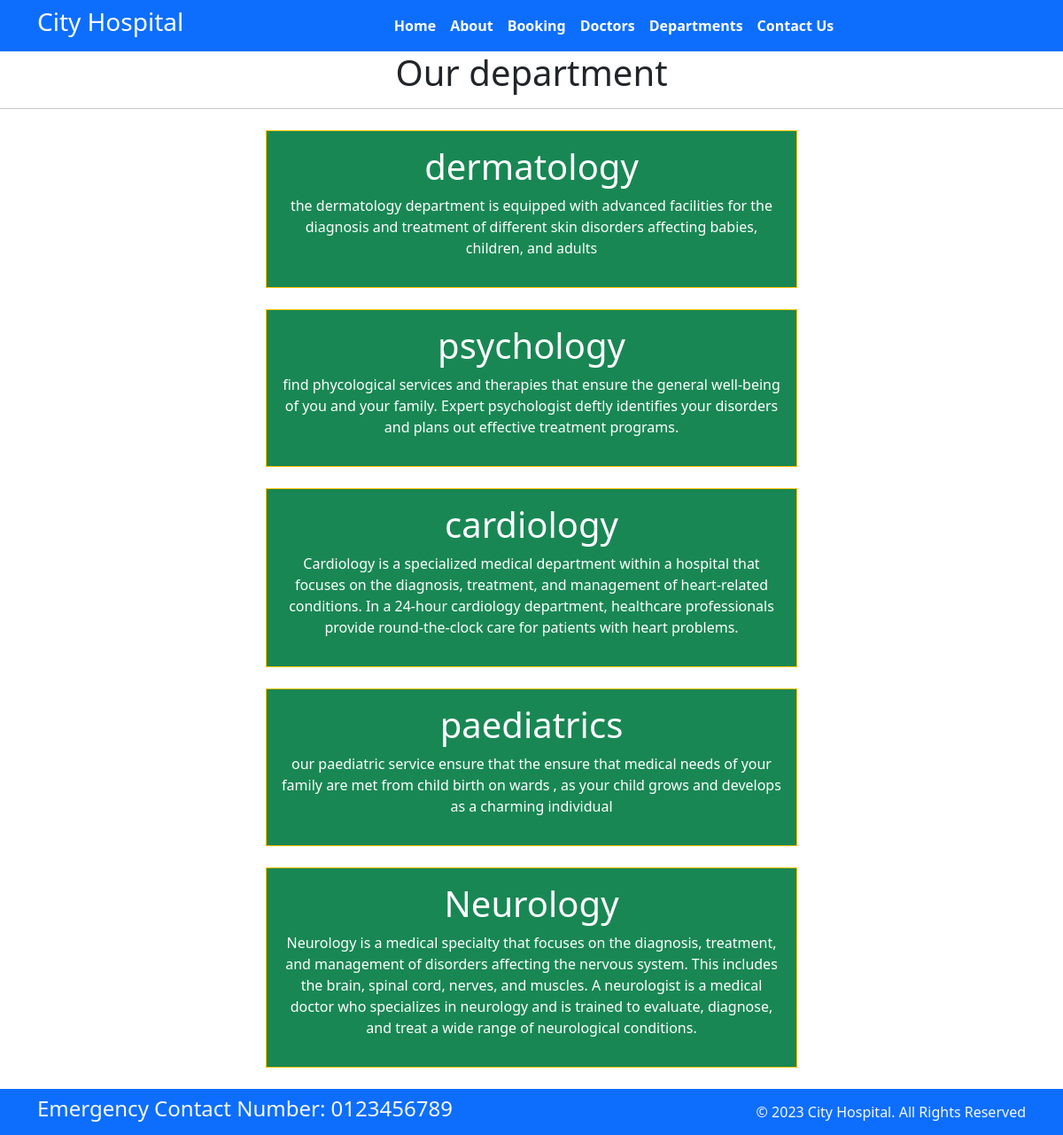
Screenshot of /department with the database file from the repository.
### home/models.py (models this page shows, shortened)
class Departments(models.Model):
    dep_name = models.CharField(max_length=100)
    dep_decription = models.TextField()

### home/views.py (the view)
# urls.py: path('department', views.department,name="departments"),
def department(requst):
    dict_dept={
        'dept': Departments.objects.all()
    }
    return render(requst,'department.html',dict_dept)

### templates/department.html (shortened to what this page needs)
{% extends 'base.html' %}
{%block content%}
<h1 class="text-center "> Our department </h1>
<hr>
{% for d in dept %}
<div class="mx-auto w-50 bg-success text-center text-white p-3 my-4 border border-warning rounder ">
<h1>{{d.dep_name}}</h1>
<p>{{d.dep_decription}}</p>
</div>
{% endfor %}
{% endblock %}

### templates/base.html (shortened to what this page needs)
{% load  static  %}
<!DOCTYPE html>
<html>
  <head>
    <link rel="stylesheet"
      href=" https://cdn.jsdelivr.net/npm/bootstrap@5.1.3/dist/css/bootstrap.min.css ">
    <link rel="stylesheet"
      href="https://use.fontawesome.com/releases/v5.2.0/css/all.css">
      <link rel="stylesheet"
      href="{% static '/css/style.css'%}">
  </head>
  <body>
    <nav class="navbar bg-primary navbar-expand-md ">
      <div class="container">
        <div class="col-2 text-left pl-md-0">
          <h3 class="text-white"> City Hospital </h3>
        </div>
        <div
          class="collapse navbar-collapse justify-content-center col-md-8 navbar-collapse-3">
          <ul class="navbar-nav justify-content-center  fw-bold">
            <li class="nav-item active">
              <a class="nav-link text-white" href=" {% url 'home' %}">Home </a>
            </li>
            <li class="nav-item">
              <a class="nav-link text-white" href="{% url 'about' %}">About</a>
            </li>
            <li class="nav-item">
              <a class="nav-link text-white" href="{% url 'booking' %}">Booking</a>
            </li>
            <li class="nav-item">
              <a class="nav-link text-white" href="{% url 'doctors' %}">Doctors</a>
            </li>
			 <li class="nav-item">
              <a class="nav-link text-white" href="{% url 'departments' %}">Departments</a>
            </li>
            <li class="nav-item">
              <a class="nav-link text-white" href="{% url 'contact' %}">Contact Us</a>
            </li>
          </ul>
        </div>
      </div>
    </nav>
    {% block content%}{% endblock %}
    <section class="">
      <footer class="pt-2 pb-2  bg-primary text-light">
        <div class="container">
          <div class="row align-items-center">
            <div class="col-12 col-md-8">
              <h4>Emergency Contact Number: 0123456789</h4>
            </div>
            <div class="col-12 col-md-4 mt-4 mt-md-0 text-center text-md-end">
              © 2023 City Hospital. All Rights Reserved
            </div>
          </div>
        </div>
      </footer>
    </section>
  </body>
</html>

### rows the page displays
Departments: dep_name "dermatology", dep_decription "the dermatology department is equipped with advanced facilities for the diagnosis and treatment of different skin disorders affecting babies, children, and adults"
Departments: dep_name "psychology", dep_decription "find phycological services and therapies that ensure the general well-being of you and your family. Expert psychologist deftly identifies your disorders and plans out effective treatment programs."
Departments: dep_name "cardiology", dep_decription "Cardiology is a specialized medical department within a hospital that focuses on the diagnosis, treatment, and management of heart-related conditions. In a 24-hour cardiology department, healthcare professionals provide round-the-clock care for patients with heart problems."
Departments: dep_name "paediatrics", dep_decription "our paediatric service ensure that the ensure that medical needs of your family are met from child birth on wards , as your child grows and develops as a charming individual"
Departments: dep_name "Neurology", dep_decription "Neurology is a medical specialty that focuses on the diagnosis, treatment, and management of disorders affecting the nervous system. This includes the brain, spinal cord, nerves, and muscles. A neurologist is a medical doctor who specializes in neurology and is trained to evaluate, diagnose, and treat a wide range of neurological conditions."
